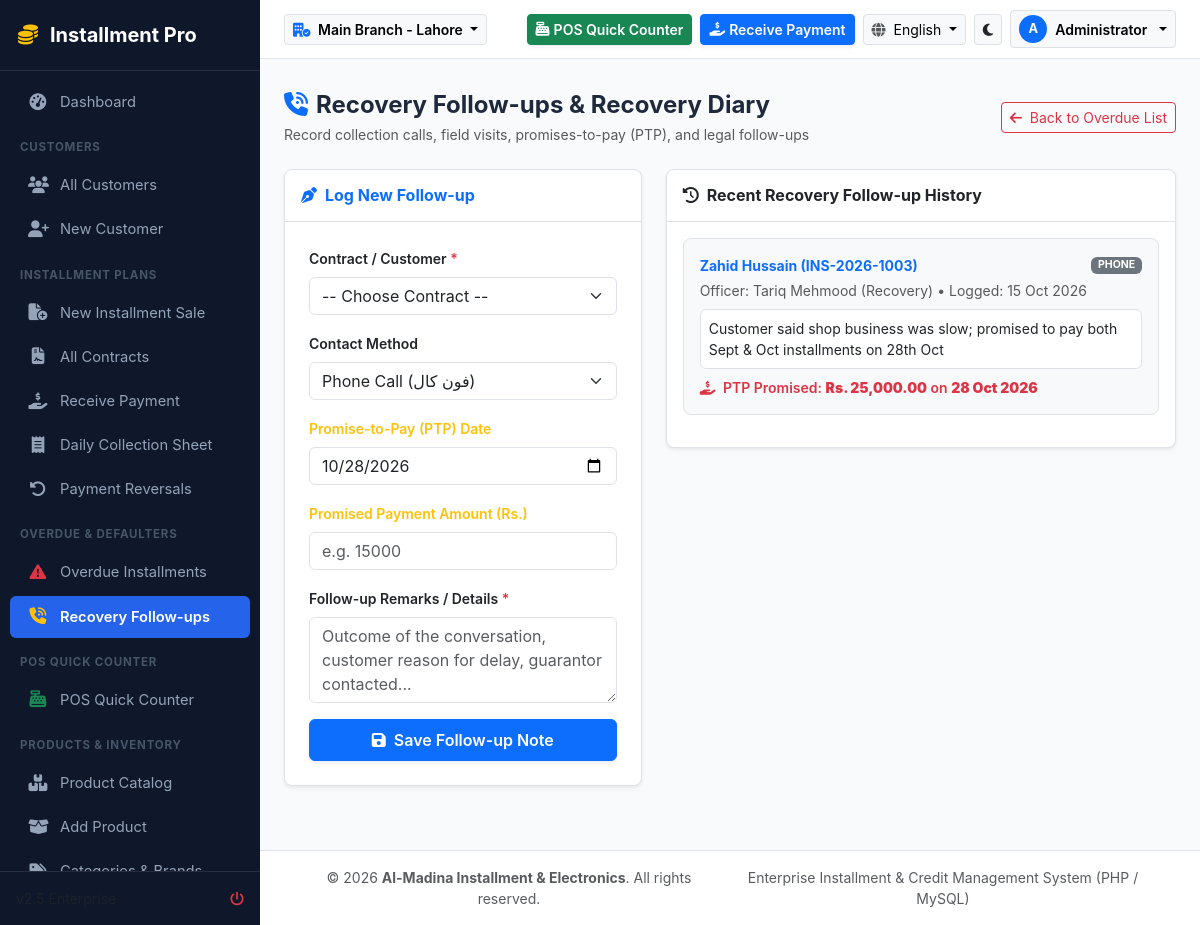
/defaulters/followups.php (signed in), run on the app's committed database.
### tables this page shows
CREATE TABLE IF NOT EXISTS `branches` (
    `id` INT AUTO_INCREMENT PRIMARY KEY,
    `branch_code` VARCHAR(20) NOT NULL UNIQUE,
    `name` VARCHAR(150) NOT NULL,
    `urdu_name` VARCHAR(150) NULL,
    `phone` VARCHAR(50) NULL,
    `address` TEXT NULL,
    `city` VARCHAR(100) DEFAULT 'Lahore',
    `is_active` TINYINT(1) DEFAULT 1,
    `created_at` TIMESTAMP DEFAULT CURRENT_TIMESTAMP
);

CREATE TABLE IF NOT EXISTS `defaulter_followups` (
    `id` INT AUTO_INCREMENT PRIMARY KEY,
    `customer_id` INT NOT NULL,
    `contract_id` INT NOT NULL,
    `officer_id` INT NOT NULL,
    `followup_date` DATE NOT NULL,
    `contact_method` ENUM('phone', 'whatsapp', 'visit', 'letter') DEFAULT 'phone',
    `promise_to_pay_date` DATE NULL,
    `promise_amount` DECIMAL(12,2) DEFAULT 0.00,
    `notes` TEXT NOT NULL,
    `status` ENUM('pending', 'fulfilled', 'broken') DEFAULT 'pending',
    `created_at` TIMESTAMP DEFAULT CURRENT_TIMESTAMP,
    FOREIGN KEY (`customer_id`) REFERENCES `customers`(`id`),
    FOREIGN KEY (`contract_id`) REFERENCES `installment_contracts`(`id`)
);

CREATE TABLE IF NOT EXISTS `customers` (
    `id` INT AUTO_INCREMENT PRIMARY KEY,
    `branch_id` INT NOT NULL,
    `customer_code` VARCHAR(30) NOT NULL UNIQUE,
    `full_name` VARCHAR(150) NOT NULL,
    `father_husband_name` VARCHAR(150) NULL,
    `urdu_name` VARCHAR(150) NULL,
    `cnic` VARCHAR(30) NOT NULL,
    `phone` VARCHAR(30) NOT NULL,
    `whatsapp` VARCHAR(30) NULL,
    `alt_phone` VARCHAR(30) NULL,
    `email` VARCHAR(100) NULL,
    `current_address` TEXT NOT NULL,
    `permanent_address` TEXT NULL,
    `city` VARCHAR(100) DEFAULT 'Lahore',
    `occupation` VARCHAR(100) NULL,
    `employer_name` VARCHAR(150) NULL,
    `monthly_income` DECIMAL(12,2) DEFAULT 0.00,
    `credit_limit` DECIMAL(12,2) DEFAULT 200000.00,
    `category` ENUM('new', 'regular', 'premium', 'high_risk', 'defaulter', 'blacklisted') DEFAULT 'new',
    `status` ENUM('active', 'inactive', 'blacklisted') DEFAULT 'active',
    `photo` VARCHAR(255) NULL,
    `cnic_front` VARCHAR(255) NULL,
    `cnic_back` VARCHAR(255) NULL,
    `notes` TEXT NULL,
    `created_by` INT NULL,
    `created_at` TIMESTAMP DEFAULT CURRENT_TIMESTAMP,
    `updated_at` TIMESTAMP DEFAULT CURRENT_TIMESTAMP ON UPDATE CURRENT_TIMESTAMP,
    INDEX (`cnic`),
    INDEX (`phone`),
    INDEX (`branch_id`)
);

CREATE TABLE IF NOT EXISTS `installment_contracts` (
    `id` INT AUTO_INCREMENT PRIMARY KEY,
    `contract_number` VARCHAR(50) NOT NULL UNIQUE,
    `branch_id` INT NOT NULL,
    `customer_id` INT NOT NULL,
    `salesperson_id` INT NULL,
    `collection_officer_id` INT NULL,
    `sale_date` DATE NOT NULL,
    `delivery_date` DATE NULL,
    `cash_price_total` DECIMAL(12,2) NOT NULL DEFAULT 0.00,
    `installment_price_total` DECIMAL(12,2) NOT NULL DEFAULT 0.00,
    `discount_amount` DECIMAL(12,2) DEFAULT 0.00,
    `down_payment` DECIMAL(12,2) NOT NULL DEFAULT 0.00,
    `financed_amount` DECIMAL(12,2) NOT NULL DEFAULT 0.00,  
    `total_payable` DECIMAL(12,2) NOT NULL DEFAULT 0.00,    
    `total_paid` DECIMAL(12,2) NOT NULL DEFAULT 0.00,       
    `balance_amount` DECIMAL(12,2) NOT NULL DEFAULT 0.00,   
    `installment_count` INT NOT NULL,
    `frequency` ENUM('daily', 'weekly', 'biweekly', 'monthly', 'quarterly', 'custom') DEFAULT 'monthly',
    `installment_amount` DECIMAL(12,2) NOT NULL DEFAULT 0.00,
    `first_due_date` DATE NOT NULL,
    `final_due_date` DATE NOT NULL,
    `status` ENUM('draft', 'active', 'completed', 'overdue', 'defaulted', 'cancelled', 'settled') DEFAULT 'active',
    `notes` TEXT NULL,
    `terms_agreed` TINYINT(1) DEFAULT 1,
    `created_by` INT NULL,
    `created_at` TIMESTAMP DEFAULT CURRENT_TIMESTAMP,
    `updated_at` TIMESTAMP DEFAULT CURRENT_TIMESTAMP ON UPDATE CURRENT_TIMESTAMP,
    FOREIGN KEY (`customer_id`) REFERENCES `customers`(`id`),
    FOREIGN KEY (`branch_id`) REFERENCES `branches`(`id`)
);

CREATE TABLE IF NOT EXISTS `users` (
    `id` INT AUTO_INCREMENT PRIMARY KEY,
    `branch_id` INT NULL,
    `role_id` INT NOT NULL,
    `full_name` VARCHAR(150) NOT NULL,
    `username` VARCHAR(60) NOT NULL UNIQUE,
    `email` VARCHAR(150) NULL,
    `phone` VARCHAR(50) NULL,
    `password_hash` VARCHAR(255) NOT NULL,
    `status` ENUM('active', 'inactive') DEFAULT 'active',
    `last_login` DATETIME NULL,
    `created_at` TIMESTAMP DEFAULT CURRENT_TIMESTAMP,
    FOREIGN KEY (`branch_id`) REFERENCES `branches`(`id`) ON DELETE SET NULL,
    FOREIGN KEY (`role_id`) REFERENCES `roles`(`id`)
);

### config/lang.php (called while the page is built, shortened)
<?php
function current_lang(): string {
    return $_SESSION['app_lang'] ?? 'en';
}
function is_rtl(): bool {
    return current_lang() === 'ur';
}
function __($key): string {
    $lang = current_lang();
    return $GLOBALS['LANG'][$lang][$key] ?? $GLOBALS['LANG']['en'][$key] ?? $key;
}

### config/auth.php (called while the page is built, shortened)
<?php
function is_logged_in(): bool {
    $userId = $_SESSION['installment_user_id'] ?? $_SESSION['user_id'] ?? null;
    return !empty($userId);
}
function current_user(): ?array {
    $userId = (int)($_SESSION['installment_user_id'] ?? $_SESSION['user_id'] ?? 0);
    return [
        'id' => $_SESSION['installment_user_id'] ?? $_SESSION['user_id'] ?? $userId,
        'username' => $_SESSION['username'] ?? 'User',
        'full_name' => $_SESSION['full_name'] ?? 'User',
        'role_id' => $_SESSION['role_id'] ?? 1,
        'role_name' => $_SESSION['role_name'] ?? 'User',
        'branch_id' => $_SESSION['branch_id'] ?? 1,
        'permissions' => $_SESSION['permissions'] ?? []
    ];
}
function current_branch_id(): int {
    return (int)($_SESSION['active_branch_id'] ?? 1);
}

### config/db.php (called while the page is built, shortened)
<?php
class DB {
    private static ?PDO $instance = null;
    public static function getConnection(): PDO {
        if (self::$instance === null) {
            try {
                $dsn = "mysql:host=" . DB_HOST . ";port=" . DB_PORT . ";dbname=" . DB_NAME . ";charset=utf8mb4";
                self::$instance = new PDO($dsn, DB_USER, DB_PASS, [
                    PDO::ATTR_ERRMODE            => PDO::ERRMODE_EXCEPTION,
                    PDO::ATTR_DEFAULT_FETCH_MODE => PDO::FETCH_ASSOC,
                    PDO::ATTR_EMULATE_PREPARES   => false,
                    PDO::MYSQL_ATTR_INIT_COMMAND => "SET NAMES utf8mb4"
                ]);
            } catch (PDOException $e) {
                die("Database Connection Error: " . htmlspecialchars($e->getMessage()) . "<br>Please ensure MySQL is running on port " . DB_PORT . " and run <a href='" . BASE_URL . "/setup.php'>setup.php</a>");
            }
        }
        return self::$instance;
    }
    public static function query(string $sql, array $params = []): PDOStatement {
        $stmt = self::getConnection()->prepare($sql);
        $stmt->execute($params);
        return $stmt;
    }
    public static function fetch(string $sql, array $params = []): ?array {
        $result = self::query($sql, $params)->fetch();
        return $result ?: null;
    }
    public static function fetchAll(string $sql, array $params = []): array {
        return self::query($sql, $params)->fetchAll();
    }
}

### config/helpers.php (called while the page is built, shortened)
<?php
function format_currency(float|int|string|null $amount): string {
    $num = (float)($amount ?? 0);
    $curr = is_rtl() ? 'روپے ' : 'Rs. ';
    return $curr . number_format($num, 2);
}
function format_date(?string $date, string $format = 'd M Y'): string {
    $time = strtotime($date);
    return date($format, $time);
}

### defaulters/followups.php (the view, shortened to what this page needs)
<?php
require_once __DIR__ . '/../includes/header.php';
$followups = DB::fetchAll("SELECT f.*,
    c.contract_number,
    cust.full_name as customer_name, cust.phone, cust.customer_code,
    u.full_name as officer_name
    FROM defaulter_followups f
    JOIN installment_contracts c ON f.contract_id = c.id
    JOIN customers cust ON f.customer_id = cust.id
    LEFT JOIN users u ON f.officer_id = u.id
    ORDER BY f.id DESC");
?>
<div class="d-flex justify-content-between align-items-center mb-4">
    <div>
        <h4 class="fw-bold mb-1"><i class="fa-solid fa-phone-volume text-primary me-2"></i><?= __('followups') ?> & Recovery Diary</h4>
        <p class="text-muted small mb-0">Record collection calls, field visits, promises-to-pay (PTP), and legal follow-ups</p>
    </div>
    <a href="<?= BASE_URL ?>/defaulters/index.php" class="btn btn-outline-danger btn-sm">
        <i class="fa-solid fa-arrow-left me-1"></i> Back to Overdue List
    </a>
</div>
<div class="row g-4 mb-4">
    <div class="col-lg-5">
        <div class="card border rounded-3 shadow-sm mb-4">
            <div class="card-header bg-transparent border-bottom py-3">
                <h6 class="fw-bold mb-0 text-primary"><i class="fa-solid fa-pen-nib me-2"></i>Log New Follow-up</h6>
            </div>
            <div class="card-body p-4">
                <form method="POST" action="">
                    <div class="mb-3">
                        <label class="form-label small fw-semibold">Contract / Customer <span class="text-danger">*</span></label>
                        <select name="contract_id" class="form-select" required>
                            <option value="">-- Choose Contract --</option>
                        </select>
                    </div>
                    <div class="mb-3">
                        <label class="form-label small fw-semibold">Contact Method</label>
                        <select name="contact_method" class="form-select">
                            <option value="phone" selected>Phone Call (فون کال)</option>
                        </select>
                    </div>
                    <div class="mb-3">
                        <label class="form-label small fw-semibold text-warning">Promise-to-Pay (PTP) Date</label>
                        <input type="date" name="promise_to_pay_date" class="form-control" value="<?= date('Y-m-d', strtotime('+3 days')) ?>">
                    </div>
                    <div class="mb-3">
                        <label class="form-label small fw-semibold text-warning">Promised Payment Amount (Rs.)</label>
                        <input type="number" name="promise_amount" class="form-control" placeholder="e.g. 15000" step="500">
                    </div>
                    <div class="mb-3">
                        <label class="form-label small fw-semibold">Follow-up Remarks / Details <span class="text-danger">*</span></label>
                        <textarea name="notes" class="form-control" rows="3" required placeholder="Outcome of the conversation, customer reason for delay, guarantor contacted..."></textarea>
                    </div>
                    <button type="submit" class="btn btn-primary w-100 py-2 fw-semibold shadow-sm">
                        <i class="fa-solid fa-floppy-disk me-1"></i> Save Follow-up Note
                    </button>
                </form>
            </div>
        </div>
    </div>
    <div class="col-lg-7">
        <div class="card border rounded-3 shadow-sm">
            <div class="card-header bg-transparent border-bottom py-3">
                <h6 class="fw-bold mb-0 text-dark"><i class="fa-solid fa-clock-rotate-left me-2"></i>Recent Recovery Follow-up History</h6>
            </div>
            <div class="card-body p-3">
                <?php if (empty($followups)): ?>
                    <p class="text-muted text-center py-4 mb-0">No follow-up notes logged yet.</p>
                <?php else: ?>
                    <?php foreach ($followups as $f): ?>
                    <div class="p-3 bg-light rounded-3 mb-3 border small">
                        <div class="d-flex justify-content-between align-items-center mb-1">
                            <strong class="text-primary"><?= htmlspecialchars($f['customer_name']) ?> (<?= htmlspecialchars($f['contract_number']) ?>)</strong>
                            <span class="badge bg-secondary text-uppercase"><?= $f['contact_method'] ?></span>
                        </div>
                        <div class="text-muted mb-2">Officer: <?= htmlspecialchars($f['officer_name'] ?? 'Admin') ?> &bull; Logged: <?= format_date($f['followup_date']) ?></div>
                        <p class="mb-2 bg-white p-2 rounded border"><?= nl2br(htmlspecialchars($f['notes'])) ?></p>
                        <?php if ($f['promise_to_pay_date']): ?>
                        <div class="text-danger fw-semibold">
                            <i class="fa-solid fa-hand-holding-dollar me-1"></i> PTP Promised: <strong><?= format_currency($f['promise_amount']) ?></strong> on <strong><?= format_date($f['promise_to_pay_date']) ?></strong>
                        </div>
                        <?php endif; ?>
                    </div>
                    <?php endforeach; ?>
                <?php endif; ?>
            </div>
        </div>
    </div>
</div>
<?php require_once __DIR__ . '/../includes/footer.php'; ?>

### includes/header.php (shortened to what this page needs)
<?php
$currentUser = current_user();
$activeBranchId = current_branch_id();
$branches = DB::fetchAll("SELECT * FROM branches WHERE is_active = 1 ORDER BY id ASC");
$activeBranch = DB::fetch("SELECT * FROM branches WHERE id = ?", [$activeBranchId]) ?? ($branches[0] ?? ['name' => 'Main Branch']);
$themeMode = $_SESSION['theme_mode'] ?? 'light';
$lang = current_lang();
$isRtl = is_rtl();
?>
<!DOCTYPE html>
<html lang="<?= $lang ?>" dir="<?= $isRtl ? 'rtl' : 'ltr' ?>" data-bs-theme="<?= $themeMode ?>">
<head>
    <link rel="stylesheet" href="https://cdn.jsdelivr.net/npm/bootstrap@5.3.2/dist/css/bootstrap.min.css">
    <link rel="stylesheet" href="https://cdnjs.cloudflare.com/ajax/libs/font-awesome/6.5.1/css/all.min.css">
    <link rel="stylesheet" href="<?= BASE_URL ?>/assets/css/custom.css">
</head>
<body dir="<?= $isRtl ? 'rtl' : 'ltr' ?>">
<div id="app-wrapper">
    <?php include __DIR__ . '/sidebar.php'; ?>
    <div id="main-content">
        <header class="top-navbar">
            <div class="d-flex align-items-center gap-3">
                <div class="dropdown">
                    <button class="btn btn-sm btn-light border dropdown-toggle fw-semibold" type="button" data-bs-override="true" data-bs-toggle="dropdown">
                        <i class="fa-solid fa-building-circle-check text-primary me-1"></i>
                        <?= htmlspecialchars($isRtl && !empty($activeBranch['urdu_name']) ? $activeBranch['urdu_name'] : $activeBranch['name']) ?>
                    </button>
                </div>
            </div>
            <div class="d-flex align-items-center gap-2">
                <a href="<?= BASE_URL ?>/pos/index.php" class="btn btn-sm btn-success fw-semibold d-none d-sm-inline-flex align-items-center gap-1 shadow-sm">
                    <i class="fa-solid fa-cash-register"></i> <?= __('pos') ?>
                </a>
                <a href="<?= BASE_URL ?>/collection/receive.php" class="btn btn-sm btn-primary fw-semibold d-none d-md-inline-flex align-items-center gap-1 shadow-sm">
                    <i class="fa-solid fa-hand-holding-dollar"></i> <?= __('receive_payment') ?>
                </a>
                <div class="dropdown">
                    <button class="btn btn-sm btn-light border dropdown-toggle" type="button" data-bs-toggle="dropdown">
                        <i class="fa-solid fa-globe text-muted me-1"></i>
                        <?= $lang === 'ur' ? 'اردو' : 'English' ?>
                    </button>
                </div>
                <a href="?theme=<?= $themeMode === 'light' ? 'dark' : 'light' ?>" class="btn btn-sm btn-light border" title="Toggle Light/Dark Theme">
                    <i class="fa-solid <?= $themeMode === 'light' ? 'fa-moon text-dark' : 'fa-sun text-warning' ?>"></i>
                </a>
                <div class="dropdown">
                    <button class="btn btn-sm btn-light border dropdown-toggle d-flex align-items-center gap-2" type="button" data-bs-toggle="dropdown">
                        <div class="bg-primary text-white rounded-circle d-flex align-items-center justify-content-center" style="width:28px;height:28px;font-size:0.8rem;font-weight:700;">
                            <?= strtoupper(substr($currentUser['username'] ?? 'U', 0, 1)) ?>
                        </div>
                        <span class="d-none d-md-inline fw-semibold"><?= htmlspecialchars($currentUser['full_name']) ?></span>
                    </button>
                </div>
            </div>
        </header>
        <div class="container-fluid pt-3 px-4">
        </div>
        <main class="flex-grow-1 px-4 py-3">

### data on the page
branches: name "Main Branch - Lahore"
defaulter_followups: customer.full_name "Zahid Hussain", contract.contract_number "INS-2026-1003", contact_method "PHONE", users.full_name "Tariq Mehmood (Recovery)", followup_date "15 Oct 2026", notes "Customer said shop business was slow; promised to pay both Sept & Oct installments on 28th Oct", promise_amount "Rs. 25,000.00", promise_to_pay_date "28 Oct 2026"

### other printed values
__('app_name') "Installment Pro"
__('dashboard') "Dashboard"
__('customers') "CUSTOMERS"
__('customer_list') "All Customers"
__('new_customer') "New Customer"
__('installment_plans') "INSTALLMENT PLANS"
__('new_contract') "New Installment Sale"
__('all_contracts') "All Contracts"
__('receive_payment') "Receive Payment"
__('daily_collection') "Daily Collection Sheet"
__('payment_reversals') "Payment Reversals"
__('defaulters') "OVERDUE & DEFAULTERS"
__('overdue_list') "Overdue Installments"
__('followups') "Recovery Follow-ups"
__('pos') "POS QUICK COUNTER"
